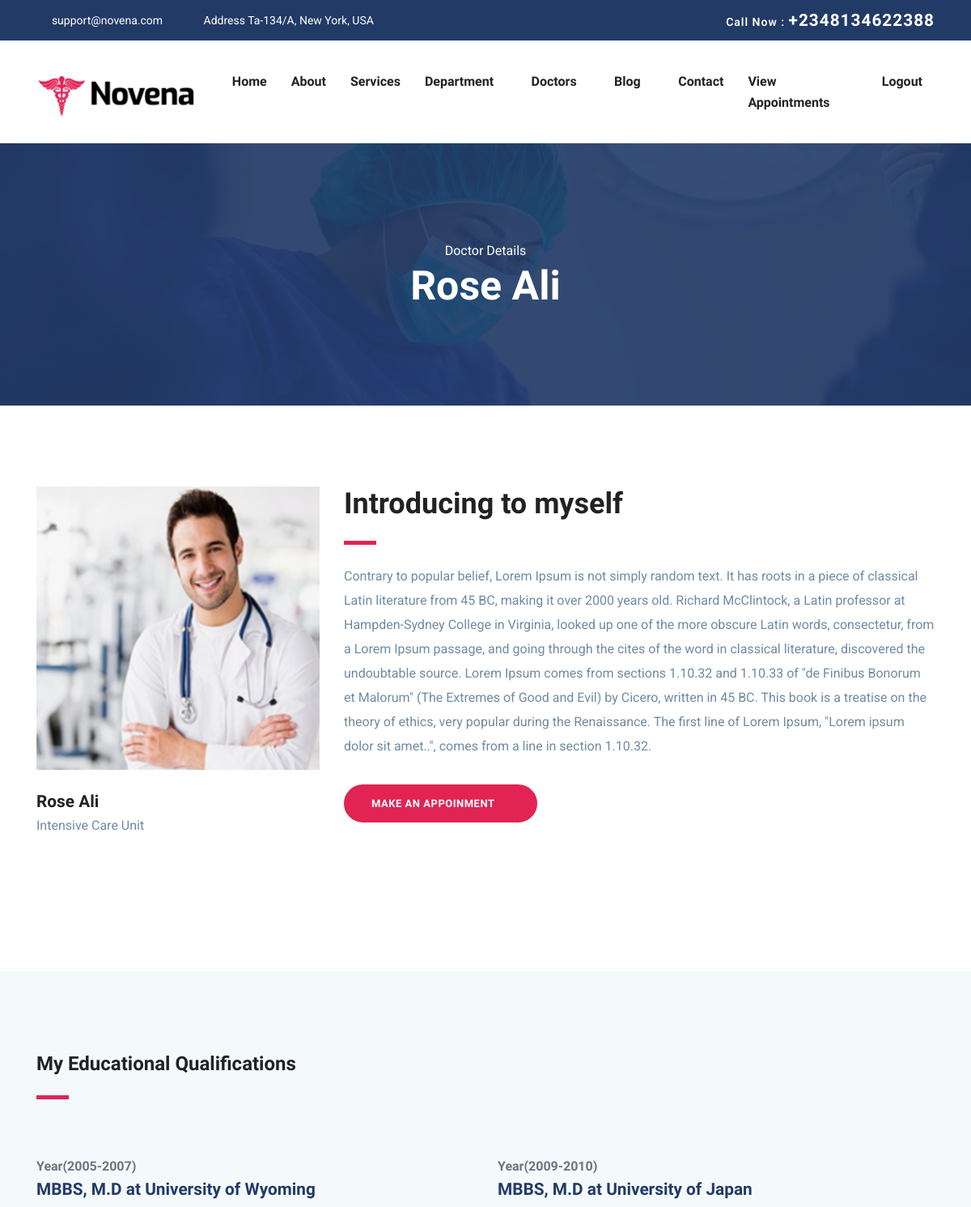
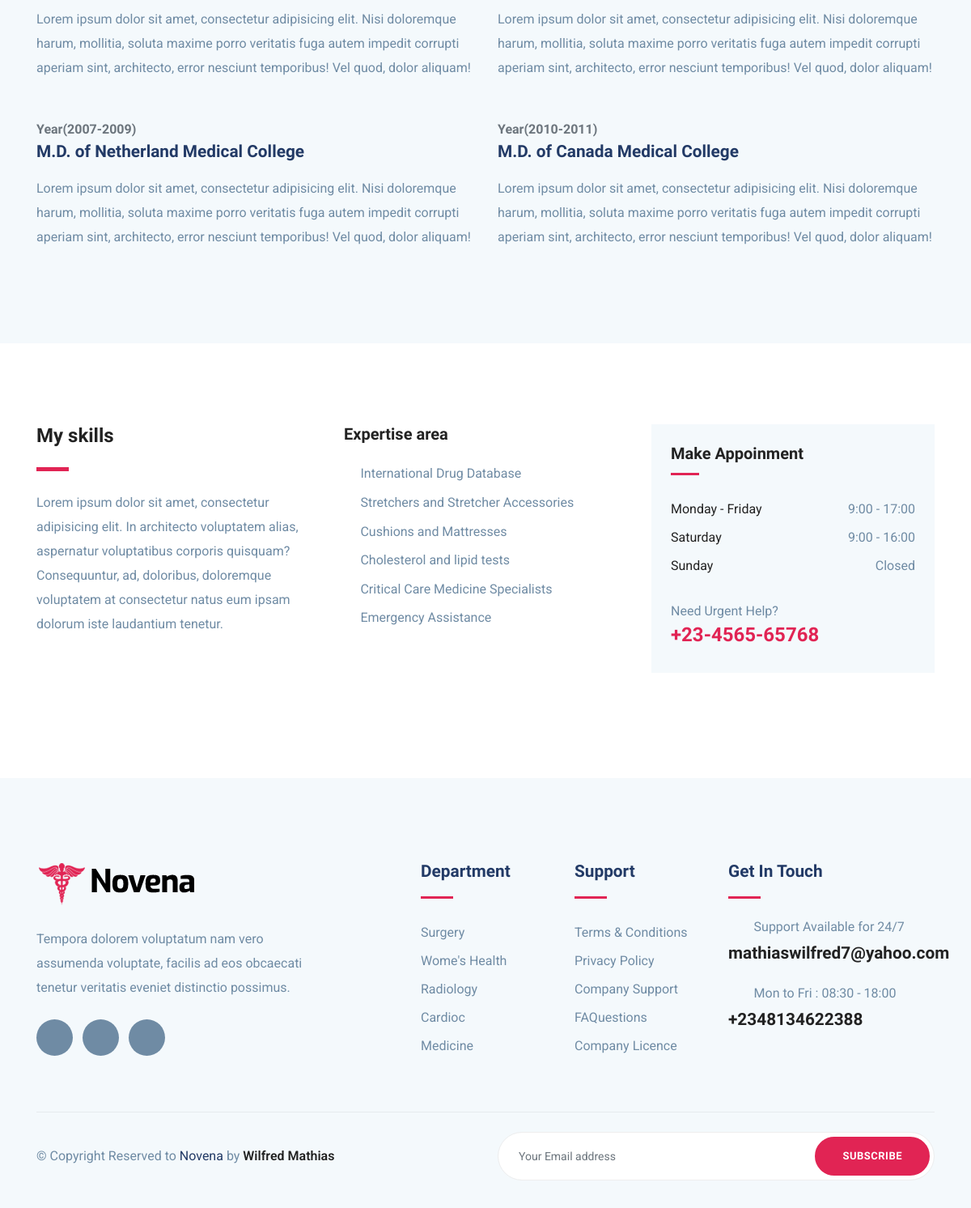
Screenshot of /doctor_detail/3/ (signed in) with the database file from the repository (2 pictures, top to bottom).
### myapp/models.py (models this page shows, shortened)
class Doctor(models.Model):
    user = models.ForeignKey(User, on_delete=models.CASCADE)
    department = models.ForeignKey(Department, on_delete=models.CASCADE, null = True)
    image = models.ImageField(upload_to='doctor_images', null = True)
    description=models.CharField(max_length=1000, null=True)
    def imageUrl(self):
        if self.image:
            return self.image.url
        else:
            return ""

class Department(models.Model):
    specialization = models.CharField(max_length=255, choices = DEPARTMENT_CHOICES)
    description=models.CharField(max_length=1000, null=True)
    image = models.ImageField(upload_to='department_images', null = True)
    def __str__(self):
        return self.specialization

### authentications/models.py (models this page shows, shortened)
class CustomUser(AbstractUser):
    phone = models.CharField(max_length = 255, null = True, blank = True)
    fullname = models.CharField(max_length = 255, null = True, blank = True)
    image = models.ImageField(upload_to='user_images', null = True)
    is_doctor = models.BooleanField('Are you a Doctor?', default=False, null = True, blank = True)

### myapp/views.py (the view)
# urls.py: path('doctor_detail/<int:doctor_id>/', views.doctor_detail, name='doctor_detail'),
def doctor_detail(request, doctor_id):
    subscription(request)
    doctorid = Doctor.objects.get(id = doctor_id)
    context = {
        'doctor':doctorid
    }
    return render(request, 'myapp/doctor-single.html', context)

### myapp/sub.py (called while the page is built)
def subscription(request):
    if request.method =='POST' and 'email' in request.POST:
        email = request.POST.get('email')
        if Subscription.objects.filter(email = email).exists():
            messages.info(request, 'Someone has already subscribe with this email')
        else:
            subscribe, created=Subscription.objects.get_or_create(email = email)
            messages.error(request, 'Thank you for subscribing to our news letter')

### myapp/templates/myapp/doctor-single.html (shortened to what this page needs)
{% extends 'myapp/base/base.html' %}
{% load static %}
{% block content %}
<section class="page-title bg-1">
  <div class="container">
    <div class="row">
      <div class="col-md-12">
        <div class="block text-center">
          <span class="text-white">Doctor Details</span>
          <h1 class="text-capitalize mb-5 text-lg">{{doctor.user.get_full_name}}</h1>
        </div>
      </div>
    </div>
  </div>
</section>
<section class="section doctor-single">
	<div class="container">
		<div class="row">
			<div class="col-lg-4 col-md-6">
				<div class="doctor-img-block">
					<img src="{{doctor.imageUrl}}" alt="" class="img-fluid w-100">
					<div class="info-block mt-4">
						<h4 class="mb-0">{{doctor.user.get_full_name}}</h4>
						<p>{{doctor.department}}</p>
						<ul class="list-inline mt-4 doctor-social-links">
							<li class="list-inline-item"><a href="#"><i class="icofont-facebook"></i></a></li>
							<li class="list-inline-item"><a href="#"><i class="icofont-twitter"></i></a></li>
							<li class="list-inline-item"><a href="#"><i class="icofont-skype"></i></a></li>
							<li class="list-inline-item"><a href="#"><i class="icofont-linkedin"></i></a></li>
							<li class="list-inline-item"><a href="#"><i class="icofont-pinterest"></i></a></li>
						</ul>
					</div>
				</div>
			</div>
			<div class="col-lg-8 col-md-6">
				<div class="doctor-details mt-4 mt-lg-0">
					<h2 class="text-md">Introducing to myself</h2>
					<div class="divider my-4"></div>
					<p>{{ doctor.description }}</p>
					<a href="{% url 'appointment' %}" class="btn btn-main-2 btn-round-full mt-3">Make an Appoinment<i class="icofont-simple-right ml-2  "></i></a>
				</div>
			</div>
		</div>
	</div>
</section>
<section class="section doctor-qualification gray-bg">
	<div class="container">
		<div class="row">
			<div class="col-lg-6">
				<div class="section-title">
					<h3>My Educational Qualifications</h3>
					<div class="divider my-4"></div>
				</div>
			</div>
		</div>
		<div class="row">
			<div class="col-lg-6">
				<div class="edu-block mb-5">
					<span class="h6 text-muted">Year(2005-2007) </span>
					<h4 class="mb-3 title-color">MBBS, M.D at University of Wyoming</h4>
					<p>Lorem ipsum dolor sit amet, consectetur adipisicing elit. Nisi doloremque harum, mollitia, soluta maxime porro veritatis fuga autem impedit corrupti aperiam sint, architecto, error nesciunt temporibus! Vel quod, dolor aliquam!</p>
				</div>
				<div class="edu-block">
					<span class="h6 text-muted">Year(2007-2009) </span>
					<h4 class="mb-3 title-color">M.D. of Netherland Medical College</h4>
					<p>Lorem ipsum dolor sit amet, consectetur adipisicing elit. Nisi doloremque harum, mollitia, soluta maxime porro veritatis fuga autem impedit corrupti aperiam sint, architecto, error nesciunt temporibus! Vel quod, dolor aliquam!</p>
				</div>
			</div>
			<div class="col-lg-6">
				<div class="edu-block mb-5">
					<span class="h6 text-muted">Year(2009-2010) </span>
					<h4 class="mb-3 title-color">MBBS, M.D at University of Japan</h4>
					<p>Lorem ipsum dolor sit amet, consectetur adipisicing elit. Nisi doloremque harum, mollitia, soluta maxime porro veritatis fuga autem impedit corrupti aperiam sint, architecto, error nesciunt temporibus! Vel quod, dolor aliquam!</p>
				</div>
				<div class="edu-block">
					<span class="h6 text-muted">Year(2010-2011) </span>
					<h4 class="mb-3 title-color">M.D. of Canada Medical College</h4>
					<p>Lorem ipsum dolor sit amet, consectetur adipisicing elit. Nisi doloremque harum, mollitia, soluta maxime porro veritatis fuga autem impedit corrupti aperiam sint, architecto, error nesciunt temporibus! Vel quod, dolor aliquam!</p>
				</div>
			</div>
		</div>
	</div>
</section>
<section class="section doctor-skills">
	<div class="container">
		<div class="row">
			<div class="col-lg-4">
				<h3>My skills</h3>
				<div class="divider my-4"></div>
				<p>Lorem ipsum dolor sit amet, consectetur adipisicing elit. In architecto voluptatem alias, aspernatur voluptatibus corporis quisquam? Consequuntur, ad, doloribus, doloremque voluptatem at consectetur natus eum ipsam dolorum iste laudantium tenetur.</p>
			</div>
			<div class="col-lg-4">
				<div class="skill-list">
					<h5 class="mb-4">Expertise area</h5>
					<ul class="list-unstyled department-service">
						<li><i class="icofont-check mr-2"></i>International Drug Database</li>
						<li><i class="icofont-check mr-2"></i>Stretchers and Stretcher Accessories</li>
						<li><i class="icofont-check mr-2"></i>Cushions and Mattresses</li>
						<li><i class="icofont-check mr-2"></i>Cholesterol and lipid tests</li>
						<li><i class="icofont-check mr-2"></i>Critical Care Medicine Specialists</li>
						<li><i class="icofont-check mr-2"></i>Emergency Assistance</li>
					</ul>
				</div>
			</div>
			<div class="col-lg-4">
				<div class="sidebar-widget  gray-bg p-4">
					<h5 class="mb-4">Make Appoinment</h5>
					<ul class="list-unstyled lh-35">
					  <li class="d-flex justify-content-between align-items-center">
					    <a href="#">Monday - Friday</a>
					    <span>9:00 - 17:00</span>
					  </li>
					  <li class="d-flex justify-content-between align-items-center">
					    <a href="#">Saturday</a>
					    <span>9:00 - 16:00</span>
					  </li>
					  <li class="d-flex justify-content-between align-items-center">
					    <a href="#">Sunday</a>
					    <span>Closed</span>
					  </li>
					</ul>
					<div class="sidebar-contatct-info mt-4">
						<p class="mb-0">Need Urgent Help?</p>
						<h3 class="text-color-2">+23-4565-65768</h3>
					</div>
				</div>
			</div>
		</div>
	</div>
</section>
{% endblock %}

### myapp/static/myapp/css/style.css (style rules this page uses)
html { overflow-x: hidden; }
body { line-height: 1.6; font-family: "Roboto", sans-serif; -webkit-font-smoothing: antialiased; font-size: 16px; color: #6F8BA4; font-weight: 400; }
h1, .h1, h2, .h2, h3, .h3, h4, .h4, h5, .h5, h6, .h6 { font-family: "Exo", sans-serif; font-weight: 700; color: #222; }
h1, .h1 { font-size: 2.5rem; }
h2, .h2 { font-size: 44px; }
h3, .h3 { font-size: 1.5rem; }
h4, .h4 { font-size: 1.3rem; line-height: 30px; }
h5, .h5 { font-size: 1.25rem; }
h6, .h6 { font-size: 1rem; }
p { line-height: 30px; }
.btn { display: inline-block; font-size: 14px; font-size: 0.8125rem; font-weight: 700; letter-spacing: .5px; padding: .75rem 2rem; font-family: "Exo", sans-serif; text-transform: uppercase; border-radius: 5px; border: 2px solid transparent; transition: all .35s ease; }
.btn-main-2 { background: #e12454; color: #fff; border-color: #e12454; }
.btn-round-full { border-radius: 50px; }
.section { padding: 100px 0; }
.text-md { font-size: 2.25rem; }
.text-lg { font-size: 3.75rem; }
a { color: #222; text-decoration: none; transition: all .35s ease; }
.page-title { padding: 120px 0px 70px 0px; position: relative; }
.page-title .block h1 { color: #fff; }
.title-color { color: #223a66; }
.section-title { margin-bottom: 70px; }
.text-lg { font-size: 50px; }
.gray-bg { background: #f4f9fc; }
.bg-1 { background: url("../images/bg/22.jpg") no-repeat 50% 50%; background-size: cover; position: relative; }
.text-color-2 { color: #e12454; }
.divider { width: 40px; height: 5px; background: #e12454; }
.department-service { margin-bottom: 40px; }
.department-service li { margin-bottom: 10px; }
.department-service li i { color: #e12454; }
.lh-35 { line-height: 35px; }
.sidebar-widget { margin-bottom: 30px; padding-bottom: 35px; }
.sidebar-widget h5 { margin-bottom: 30px; position: relative; padding-bottom: 15px; }
.sidebar-widget h5:before { position: absolute; content: ""; left: 0px; bottom: 0px; width: 35px; height: 3px; background: #e12454; }

### rows the page displays
Doctor: user.get_full_name "Rose Ali", imageUrl (picture), department "Intensive Care Unit", description "Contrary to popular belief, Lorem Ipsum is not simply random text. It has roots in a piece of classical Latin literature from 45 BC, making it over 2000 years old. Richard McClintock, a Latin professor at Hampden-Sydney College in Virginia, looked up one of the more obscure Latin words, consectetur, from a Lorem Ipsum passage, and going through the cites of the word in classical literature, discovered the undoubtable source. Lorem Ipsum comes from sections 1.10.32 and 1.10.33 of \"de Finibus Bonorum et Malorum\" (The Extremes of Good and Evil) by Cicero, written in 45 BC. This book is a treatise on the theory of ethics, very popular during the Renaissance. The first line of Lorem Ipsum,…"
